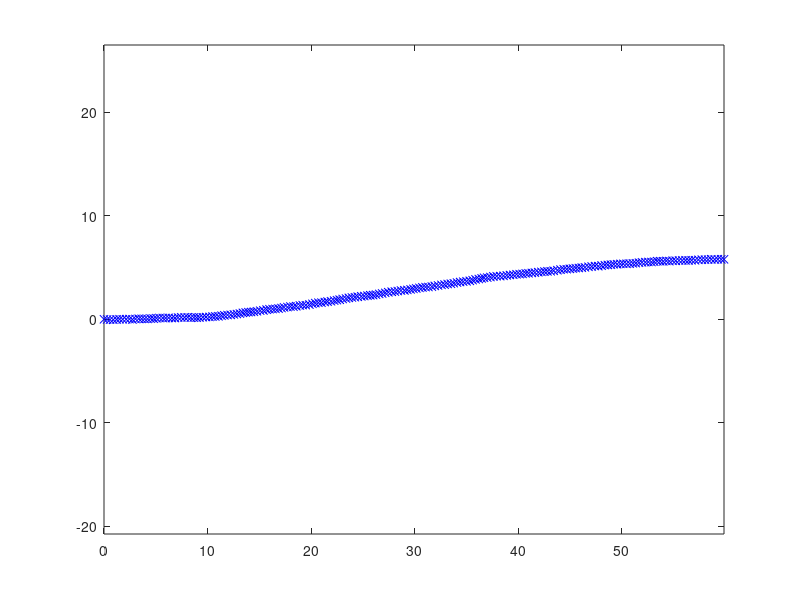

The MATLAB source for this figure:
% clear environment
clear;
clc;
close all;


% simulation parameters
t_end = 20;
dt = 0.1;  % 10 Hz
t = 0:dt:t_end;

% model parameters
L = 0.3;
stddev_x = 0.02;
stddev_y = 0.02;
stddev_theta = 1.0;

% wheel input commands
n = length(t);
v_t = 3;
x_t = [0; 0; 0];
x_store = zeros(3, length(t));


function r = deg2rad(degrees)
    r = degrees * pi / 180;
end

function x = g(x_prev, v_t, L, delta_t, dt)
    x = [
        x_prev(1) + v_t * cos(deg2rad(x_prev(3))) * dt;
        x_prev(2) + v_t * sin(deg2rad(x_prev(3))) * dt;
        x_prev(3) + (v_t * tan(deg2rad(delta_t)) / L) * dt;
    ];
end


% simulation
for i = 1:length(t)
    delta_t = 10 - t(i);
    additive_noise = [
        normrnd(0, stddev_x);
        normrnd(0, stddev_y);
        normrnd(0, deg2rad(stddev_theta));
    ];

    x_t = g(x_t, v_t, L, delta_t, dt) + additive_noise;
    x_store(:, i + 1) = x_t;
end


% plot animation
figure(1);
clf;

for i = 1:2:length(t)
    plot(x_store(1, 1:i), x_store(2, 1:i), 'bx');
    axis equal;
    drawnow;
end
print -djpg -color bicycle_motion_20s.jpg
